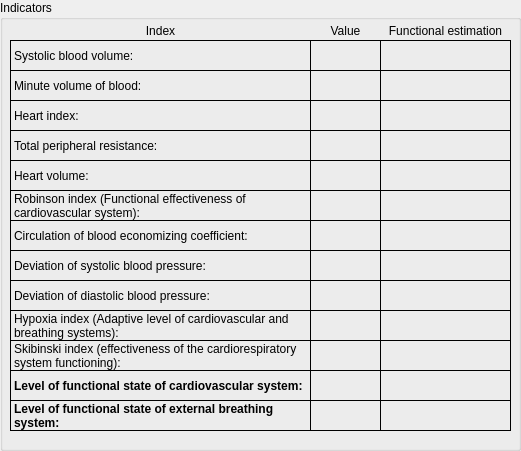
  <widget class="QGroupBox" name="groupBox_5">
   <property name="geometry">
    <rect>
     <x>280</x>
     <y>150</y>
     <width>521</width>
     <height>451</height>
    </rect>
   </property>
   <property name="title">
    <string>Indicators</string>
   </property>
   <widget class="QWidget" name="horizontalLayoutWidget_25">
    <property name="geometry">
     <rect>
      <x>10</x>
      <y>20</y>
      <width>301</width>
      <height>21</height>
     </rect>
    </property>
    <layout class="QHBoxLayout" name="horizontalLayout_25">
     <item>
      <widget class="QLabel" name="label_13">
       <property name="text">
        <string>Index</string>
       </property>
       <property name="alignment">
        <set>Qt::AlignCenter</set>
       </property>
      </widget>
     </item>
    </layout>
   </widget>
   <widget class="QWidget" name="horizontalLayoutWidget_26">
    <property name="geometry">
     <rect>
      <x>380</x>
      <y>20</y>
      <width>131</width>
      <height>21</height>
     </rect>
    </property>
    <layout class="QHBoxLayout" name="horizontalLayout_26">
     <item>
      <widget class="QLabel" name="label_14">
       <property name="text">
        <string>Functional estimation</string>
       </property>
       <property name="alignment">
        <set>Qt::AlignCenter</set>
       </property>
      </widget>
     </item>
    </layout>
   </widget>
   <widget class="QWidget" name="horizontalLayoutWidget_27">
    <property name="geometry">
     <rect>
      <x>310</x>
      <y>20</y>
      <width>71</width>
      <height>21</height>
     </rect>
    </property>
    <layout class="QHBoxLayout" name="horizontalLayout_27">
     <item>
      <widget class="QLabel" name="label_15">
       <property name="text">
        <string>Value</string>
       </property>
       <property name="alignment">
        <set>Qt::AlignCenter</set>
       </property>
      </widget>
     </item>
    </layout>
   </widget>
   <widget class="QWidget" name="horizontalLayoutWidget_28">
    <property name="geometry">
     <rect>
      <x>10</x>
      <y>40</y>
      <width>301</width>
      <height>31</height>
     </rect>
    </property>
    <layout class="QHBoxLayout" name="horizontalLayout_28">
     <item>
      <widget class="QLabel" name="label_16">
       <property name="frameShape">
        <enum>QFrame::Box</enum>
       </property>
       <property name="text">
        <string>Systolic blood volume:</string>
       </property>
       <property name="alignment">
        <set>Qt::AlignLeading|Qt::AlignLeft|Qt::AlignVCenter</set>
       </property>
       <property name="wordWrap">
        <bool>true</bool>
       </property>
      </widget>
     </item>
    </layout>
   </widget>
   <widget class="QWidget" name="horizontalLayoutWidget_29">
    <property name="geometry">
     <rect>
      <x>10</x>
      <y>70</y>
      <width>301</width>
      <height>31</height>
     </rect>
    </property>
    <layout class="QHBoxLayout" name="horizontalLayout_29">
     <item>
      <widget class="QLabel" name="label_17">
       <property name="frameShape">
        <enum>QFrame::Box</enum>
       </property>
       <property name="text">
        <string>Minute volume of blood:</string>
       </property>
       <property name="alignment">
        <set>Qt::AlignLeading|Qt::AlignLeft|Qt::AlignVCenter</set>
       </property>
       <property name="wordWrap">
        <bool>true</bool>
       </property>
      </widget>
     </item>
    </layout>
   </widget>
   <widget class="QWidget" name="horizontalLayoutWidget_31">
    <property name="geometry">
     <rect>
      <x>10</x>
      <y>100</y>
      <width>301</width>
      <height>31</height>
     </rect>
    </property>
    <layout class="QHBoxLayout" name="horizontalLayout_30">
     <item>
      <widget class="QLabel" name="label_18">
       <property name="frameShape">
        <enum>QFrame::Box</enum>
       </property>
       <property name="text">
        <string>Heart index:</string>
       </property>
       <property name="alignment">
        <set>Qt::AlignLeading|Qt::AlignLeft|Qt::AlignVCenter</set>
       </property>
       <property name="wordWrap">
        <bool>true</bool>
       </property>
      </widget>
     </item>
    </layout>
   </widget>
   <widget class="QWidget" name="horizontalLayoutWidget_32">
    <property name="geometry">
     <rect>
      <x>10</x>
      <y>130</y>
      <width>301</width>
      <height>31</height>
     </rect>
    </property>
    <layout class="QHBoxLayout" name="horizontalLayout_31">
     <item>
      <widget class="QLabel" name="label_19">
       <property name="frameShape">
        <enum>QFrame::Box</enum>
       </property>
       <property name="text">
        <string>Total peripheral resistance:</string>
       </property>
       <property name="alignment">
        <set>Qt::AlignLeading|Qt::AlignLeft|Qt::AlignVCenter</set>
       </property>
       <property name="wordWrap">
        <bool>true</bool>
       </property>
      </widget>
     </item>
    </layout>
   </widget>
   <widget class="QWidget" name="horizontalLayoutWidget_33">
    <property name="geometry">
     <rect>
      <x>10</x>
      <y>160</y>
      <width>301</width>
      <height>31</height>
     </rect>
    </property>
    <layout class="QHBoxLayout" name="horizontalLayout_33">
     <item>
      <widget class="QLabel" name="label_20">
       <property name="frameShape">
        <enum>QFrame::Box</enum>
       </property>
       <property name="text">
        <string>Heart volume:</string>
       </property>
       <property name="alignment">
        <set>Qt::AlignLeading|Qt::AlignLeft|Qt::AlignVCenter</set>
       </property>
       <property name="wordWrap">
        <bool>true</bool>
       </property>
      </widget>
     </item>
    </layout>
   </widget>
   <widget class="QWidget" name="horizontalLayoutWidget_37">
    <property name="geometry">
     <rect>
      <x>10</x>
      <y>190</y>
      <width>301</width>
      <height>31</height>
     </rect>
    </property>
    <layout class="QHBoxLayout" name="horizontalLayout_34">
     <item>
      <widget class="QLabel" name="label_21">
       <property name="frameShape">
        <enum>QFrame::Box</enum>
       </property>
       <property name="text">
        <string>Robinson index (Functional effectiveness of cardiovascular system):</string>
       </property>
       <property name="alignment">
        <set>Qt::AlignLeading|Qt::AlignLeft|Qt::AlignVCenter</set>
       </property>
       <property name="wordWrap">
        <bool>true</bool>
       </property>
      </widget>
     </item>
    </layout>
   </widget>
   <widget class="QWidget" name="horizontalLayoutWidget_38">
    <property name="geometry">
     <rect>
      <x>10</x>
      <y>220</y>
      <width>301</width>
      <height>31</height>
     </rect>
    </property>
    <layout class="QHBoxLayout" name="horizontalLayout_35">
     <item>
      <widget class="QLabel" name="label_22">
       <property name="frameShape">
        <enum>QFrame::Box</enum>
       </property>
       <property name="text">
        <string>Circulation of blood economizing coefficient:</string>
       </property>
       <property name="alignment">
        <set>Qt::AlignLeading|Qt::AlignLeft|Qt::AlignVCenter</set>
       </property>
       <property name="wordWrap">
        <bool>true</bool>
       </property>
      </widget>
     </item>
    </layout>
   </widget>
   <widget class="QWidget" name="horizontalLayoutWidget_39">
    <property name="geometry">
     <rect>
      <x>10</x>
      <y>250</y>
      <width>301</width>
      <height>31</height>
     </rect>
    </property>
    <layout class="QHBoxLayout" name="horizontalLayout_39">
     <item>
      <widget class="QLabel" name="label_23">
       <property name="frameShape">
        <enum>QFrame::Box</enum>
       </property>
       <property name="text">
        <string>Deviation of systolic blood pressure:</string>
       </property>
       <property name="alignment">
        <set>Qt::AlignLeading|Qt::AlignLeft|Qt::AlignVCenter</set>
       </property>
       <property name="wordWrap">
        <bool>true</bool>
       </property>
      </widget>
     </item>
    </layout>
   </widget>
   <widget class="QWidget" name="horizontalLayoutWidget_40">
    <property name="geometry">
     <rect>
      <x>10</x>
      <y>280</y>
      <width>301</width>
      <height>31</height>
     </rect>
    </property>
    <layout class="QHBoxLayout" name="horizontalLayout_40">
     <item>
      <widget class="QLabel" name="label_24">
       <property name="frameShape">
        <enum>QFrame::Box</enum>
       </property>
       <property name="text">
        <string>Deviation of diastolic blood pressure:</string>
       </property>
       <property name="alignment">
        <set>Qt::AlignLeading|Qt::AlignLeft|Qt::AlignVCenter</set>
       </property>
       <property name="wordWrap">
        <bool>true</bool>
       </property>
      </widget>
     </item>
    </layout>
   </widget>
   <widget class="QWidget" name="horizontalLayoutWidget_42">
    <property name="geometry">
     <rect>
      <x>10</x>
      <y>310</y>
      <width>301</width>
      <height>31</height>
     </rect>
    </property>
    <layout class="QHBoxLayout" name="horizontalLayout_41">
     <item>
      <widget class="QLabel" name="label_25">
       <property name="frameShape">
        <enum>QFrame::Box</enum>
       </property>
       <property name="text">
        <string>Hypoxia index (Adaptive level of cardiovascular and breathing systems):</string>
       </property>
       <property name="alignment">
        <set>Qt::AlignLeading|Qt::AlignLeft|Qt::AlignVCenter</set>
       </property>
       <property name="wordWrap">
        <bool>true</bool>
       </property>
      </widget>
     </item>
    </layout>
   </widget>
   <widget class="QWidget" name="horizontalLayoutWidget_43">
    <property name="geometry">
     <rect>
      <x>10</x>
      <y>340</y>
      <width>301</width>
      <height>31</height>
     </rect>
    </property>
    <layout class="QHBoxLayout" name="horizontalLayout_42">
     <item>
      <widget class="QLabel" name="label_26">
       <property name="frameShape">
        <enum>QFrame::Box</enum>
       </property>
       <property name="text">
        <string>Skibinski index (effectiveness of the cardiorespiratory system functioning):</string>
       </property>
       <property name="alignment">
        <set>Qt::AlignLeading|Qt::AlignLeft|Qt::AlignVCenter</set>
       </property>
       <property name="wordWrap">
        <bool>true</bool>
       </property>
      </widget>
     </item>
    </layout>
   </widget>
   <widget class="QWidget" name="horizontalLayoutWidget_44">
    <property name="geometry">
     <rect>
      <x>10</x>
      <y>370</y>
      <width>301</width>
      <height>31</height>
     </rect>
    </property>
    <layout class="QHBoxLayout" name="horizontalLayout_44">
     <item>
      <widget class="QLabel" name="label_27">
       <property name="font">
        <font>
         <weight>75</weight>
         <bold>true</bold>
        </font>
       </property>
       <property name="frameShape">
        <enum>QFrame::Box</enum>
       </property>
       <property name="text">
        <string>Level of functional state of cardiovascular system:</string>
       </property>
       <property name="alignment">
        <set>Qt::AlignLeading|Qt::AlignLeft|Qt::AlignVCenter</set>
       </property>
       <property name="wordWrap">
        <bool>true</bool>
       </property>
      </widget>
     </item>
    </layout>
   </widget>
   <widget class="QWidget" name="horizontalLayoutWidget_45">
    <property name="geometry">
     <rect>
      <x>10</x>
      <y>400</y>
      <width>301</width>
      <height>31</height>
     </rect>
    </property>
    <layout class="QHBoxLayout" name="horizontalLayout_45">
     <item>
      <widget class="QLabel" name="label_28">
       <property name="font">
        <font>
         <weight>75</weight>
         <bold>true</bold>
        </font>
       </property>
       <property name="frameShape">
        <enum>QFrame::Box</enum>
       </property>
       <property name="text">
        <string>Level of functional state of external breathing system:</string>
       </property>
       <property name="alignment">
        <set>Qt::AlignLeading|Qt::AlignLeft|Qt::AlignVCenter</set>
       </property>
       <property name="wordWrap">
        <bool>true</bool>
       </property>
      </widget>
     </item>
    </layout>
   </widget>
   <widget class="QWidget" name="horizontalLayoutWidget_46">
    <property name="geometry">
     <rect>
      <x>310</x>
      <y>40</y>
      <width>71</width>
      <height>31</height>
     </rect>
    </property>
    <layout class="QHBoxLayout" name="horizontalLayout_46">
     <item>
      <widget class="QLabel" name="labelV1">
       <property name="frameShape">
        <enum>QFrame::Box</enum>
       </property>
       <property name="text">
        <string/>
       </property>
       <property name="alignment">
        <set>Qt::AlignCenter</set>
       </property>
      </widget>
     </item>
    </layout>
   </widget>
   <widget class="QWidget" name="horizontalLayoutWidget_47">
    <property name="geometry">
     <rect>
      <x>380</x>
      <y>40</y>
      <width>131</width>
      <height>31</height>
     </rect>
    </property>
    <layout class="QHBoxLayout" name="horizontalLayout_47">
     <item>
      <widget class="QLabel" name="labelT1">
       <property name="frameShape">
        <enum>QFrame::Box</enum>
       </property>
       <property name="text">
        <string/>
       </property>
       <property name="alignment">
        <set>Qt::AlignCenter</set>
       </property>
       <property name="wordWrap">
        <bool>true</bool>
       </property>
      </widget>
     </item>
    </layout>
   </widget>
   <widget class="QWidget" name="horizontalLayoutWidget_48">
    <property name="geometry">
     <rect>
      <x>380</x>
      <y>70</y>
      <width>131</width>
      <height>31</height>
     </rect>
    </property>
    <layout class="QHBoxLayout" name="horizontalLayout_48">
     <item>
      <widget class="QLabel" name="labelT2">
       <property name="frameShape">
        <enum>QFrame::Box</enum>
       </property>
       <property name="text">
        <string/>
       </property>
       <property name="alignment">
        <set>Qt::AlignCenter</set>
       </property>
       <property name="wordWrap">
        <bool>true</bool>
       </property>
      </widget>
     </item>
    </layout>
   </widget>
   <widget class="QWidget" name="horizontalLayoutWidget_49">
    <property name="geometry">
     <rect>
      <x>310</x>
      <y>70</y>
      <width>71</width>
      <height>31</height>
     </rect>
    </property>
    <layout class="QHBoxLayout" name="horizontalLayout_49">
     <item>
      <widget class="QLabel" name="labelV2">
       <property name="frameShape">
        <enum>QFrame::Box</enum>
       </property>
       <property name="text">
        <string/>
       </property>
       <property name="alignment">
        <set>Qt::AlignCenter</set>
       </property>
      </widget>
     </item>
    </layout>
   </widget>
   <widget class="QWidget" name="horizontalLayoutWidget_50">
    <property name="geometry">
     <rect>
      <x>380</x>
      <y>100</y>
      <width>131</width>
      <height>31</height>
     </rect>
    </property>
    <layout class="QHBoxLayout" name="horizontalLayout_50">
     <item>
      <widget class="QLabel" name="labelT3">
       <property name="frameShape">
        <enum>QFrame::Box</enum>
       </property>
       <property name="text">
        <string/>
       </property>
       <property name="alignment">
        <set>Qt::AlignCenter</set>
       </property>
       <property name="wordWrap">
        <bool>true</bool>
       </property>
      </widget>
     </item>
    </layout>
   </widget>
   <widget class="QWidget" name="horizontalLayoutWidget_51">
    <property name="geometry">
     <rect>
      <x>310</x>
      <y>100</y>
      <width>71</width>
      <height>31</height>
     </rect>
    </property>
    <layout class="QHBoxLayout" name="horizontalLayout_51">
     <item>
      <widget class="QLabel" name="labelV3">
       <property name="frameShape">
        <enum>QFrame::Box</enum>
       </property>
       <property name="text">
        <string/>
       </property>
       <property name="alignment">
        <set>Qt::AlignCenter</set>
       </property>
      </widget>
     </item>
    </layout>
   </widget>
   <widget class="QWidget" name="horizontalLayoutWidget_52">
    <property name="geometry">
     <rect>
      <x>380</x>
      <y>130</y>
      <width>131</width>
      <height>31</height>
     </rect>
    </property>
    <layout class="QHBoxLayout" name="horizontalLayout_52">
     <item>
      <widget class="QLabel" name="labelT4">
       <property name="frameShape">
        <enum>QFrame::Box</enum>
       </property>
       <property name="text">
        <string/>
       </property>
       <property name="alignment">
        <set>Qt::AlignCenter</set>
       </property>
       <property name="wordWrap">
        <bool>true</bool>
       </property>
      </widget>
     </item>
    </layout>
   </widget>
   <widget class="QWidget" name="horizontalLayoutWidget_53">
    <property name="geometry">
     <rect>
      <x>310</x>
      <y>130</y>
      <width>71</width>
      <height>31</height>
     </rect>
    </property>
    <layout class="QHBoxLayout" name="horizontalLayout_53">
     <item>
      <widget class="QLabel" name="labelV4">
       <property name="frameShape">
        <enum>QFrame::Box</enum>
       </property>
       <property name="text">
        <string/>
       </property>
       <property name="alignment">
        <set>Qt::AlignCenter</set>
       </property>
      </widget>
     </item>
    </layout>
   </widget>
   <widget class="QWidget" name="horizontalLayoutWidget_54">
    <property name="geometry">
     <rect>
      <x>380</x>
      <y>160</y>
      <width>131</width>
      <height>31</height>
     </rect>
    </property>
    <layout class="QHBoxLayout" name="horizontalLayout_54">
     <item>
      <widget class="QLabel" name="labelT5">
       <property name="frameShape">
        <enum>QFrame::Box</enum>
       </property>
       <property name="text">
        <string/>
       </property>
       <property name="alignment">
        <set>Qt::AlignCenter</set>
       </property>
       <property name="wordWrap">
        <bool>true</bool>
       </property>
      </widget>
     </item>
    </layout>
   </widget>
   <widget class="QWidget" name="horizontalLayoutWidget_55">
    <property name="geometry">
     <rect>
      <x>310</x>
      <y>160</y>
      <width>71</width>
      <height>31</height>
     </rect>
    </property>
    <layout class="QHBoxLayout" name="horizontalLayout_55">
     <item>
      <widget class="QLabel" name="labelV5">
       <property name="frameShape">
        <enum>QFrame::Box</enum>
       </property>
       <property name="text">
        <string/>
       </property>
       <property name="alignment">
        <set>Qt::AlignCenter</set>
       </property>
      </widget>
     </item>
    </layout>
   </widget>
   <widget class="QWidget" name="horizontalLayoutWidget_56">
    <property name="geometry">
     <rect>
      <x>380</x>
      <y>190</y>
      <width>131</width>
      <height>31</height>
     </rect>
    </property>
    <layout class="QHBoxLayout" name="horizontalLayout_56">
     <item>
      <widget class="QLabel" name="labelT6">
       <property name="frameShape">
        <enum>QFrame::Box</enum>
       </property>
       <property name="text">
        <string/>
       </property>
       <property name="alignment">
        <set>Qt::AlignCenter</set>
       </property>
       <property name="wordWrap">
        <bool>true</bool>
       </property>
      </widget>
     </item>
    </layout>
   </widget>
   <widget class="QWidget" name="horizontalLayoutWidget_57">
    <property name="geometry">
     <rect>
      <x>310</x>
      <y>190</y>
      <width>71</width>
      <height>31</height>
     </rect>
    </property>
    <layout class="QHBoxLayout" name="horizontalLayout_57">
     <item>
      <widget class="QLabel" name="labelV6">
       <property name="frameShape">
        <enum>QFrame::Box</enum>
       </property>
       <property name="text">
        <string/>
       </property>
       <property name="alignment">
        <set>Qt::AlignCenter</set>
       </property>
      </widget>
     </item>
    </layout>
   </widget>
   <widget class="QWidget" name="horizontalLayoutWidget_58">
    <property name="geometry">
     <rect>
      <x>380</x>
      <y>220</y>
      <width>131</width>
      <height>31</height>
     </rect>
    </property>
    <layout class="QHBoxLayout" name="horizontalLayout_58">
     <item>
      <widget class="QLabel" name="labelT7">
       <property name="frameShape">
        <enum>QFrame::Box</enum>
       </property>
       <property name="text">
        <string/>
       </property>
       <property name="alignment">
        <set>Qt::AlignCenter</set>
       </property>
       <property name="wordWrap">
        <bool>true</bool>
       </property>
      </widget>
     </item>
    </layout>
   </widget>
   <widget class="QWidget" name="horizontalLayoutWidget_59">
    <property name="geometry">
     <rect>
      <x>310</x>
      <y>220</y>
      <width>71</width>
      <height>31</height>
     </rect>
    </property>
    <layout class="QHBoxLayout" name="horizontalLayout_59">
     <item>
      <widget class="QLabel" name="labelV7">
       <property name="frameShape">
        <enum>QFrame::Box</enum>
       </property>
       <property name="text">
        <string/>
       </property>
       <property name="alignment">
        <set>Qt::AlignCenter</set>
       </property>
      </widget>
     </item>
    </layout>
   </widget>
   <widget class="QWidget" name="horizontalLayoutWidget_60">
    <property name="geometry">
     <rect>
      <x>380</x>
      <y>250</y>
      <width>131</width>
      <height>31</height>
     </rect>
    </property>
    <layout class="QHBoxLayout" name="horizontalLayout_60">
     <item>
      <widget class="QLabel" name="labelT8">
       <property name="frameShape">
        <enum>QFrame::Box</enum>
       </property>
       <property name="text">
        <string/>
       </property>
       <property name="alignment">
        <set>Qt::AlignCenter</set>
       </property>
       <property name="wordWrap">
        <bool>true</bool>
       </property>
      </widget>
     </item>
    </layout>
   </widget>
   <widget class="QWidget" name="horizontalLayoutWidget_61">
    <property name="geometry">
     <rect>
      <x>310</x>
      <y>250</y>
      <width>71</width>
      <height>31</height>
     </rect>
    </property>
    <layout class="QHBoxLayout" name="horizontalLayout_61">
     <item>
      <widget class="QLabel" name="labelV8">
       <property name="frameShape">
        <enum>QFrame::Box</enum>
       </property>
       <property name="text">
        <string/>
       </property>
       <property name="alignment">
        <set>Qt::AlignCenter</set>
       </property>
      </widget>
     </item>
    </layout>
   </widget>
   <widget class="QWidget" name="horizontalLayoutWidget_62">
    <property name="geometry">
     <rect>
      <x>380</x>
      <y>280</y>
      <width>131</width>
      <height>31</height>
     </rect>
    </property>
    <layout class="QHBoxLayout" name="horizontalLayout_62">
     <item>
      <widget class="QLabel" name="labelT9">
       <property name="frameShape">
        <enum>QFrame::Box</enum>
       </property>
       <property name="text">
        <string/>
       </property>
       <property name="alignment">
        <set>Qt::AlignCenter</set>
       </property>
       <property name="wordWrap">
        <bool>true</bool>
       </property>
      </widget>
     </item>
    </layout>
   </widget>
   <widget class="QWidget" name="horizontalLayoutWidget_63">
    <property name="geometry">
     <rect>
      <x>310</x>
      <y>280</y>
      <width>71</width>
      <height>31</height>
     </rect>
    </property>
    <layout class="QHBoxLayout" name="horizontalLayout_63">
     <item>
      <widget class="QLabel" name="labelV9">
       <property name="frameShape">
        <enum>QFrame::Box</enum>
       </property>
       <property name="text">
        <string/>
       </property>
       <property name="alignment">
        <set>Qt::AlignCenter</set>
       </property>
      </widget>
     </item>
    </layout>
   </widget>
   <widget class="QWidget" name="horizontalLayoutWidget_64">
    <property name="geometry">
     <rect>
      <x>380</x>
      <y>310</y>
      <width>131</width>
      <height>31</height>
     </rect>
    </property>
    <layout class="QHBoxLayout" name="horizontalLayout_64">
     <item>
      <widget class="QLabel" name="labelT10">
       <property name="frameShape">
        <enum>QFrame::Box</enum>
       </property>
       <property name="text">
        <string/>
       </property>
       <property name="alignment">
        <set>Qt::AlignCenter</set>
       </property>
       <property name="wordWrap">
        <bool>true</bool>
       </property>
      </widget>
     </item>
    </layout>
   </widget>
   <widget class="QWidget" name="horizontalLayoutWidget_65">
    <property name="geometry">
     <rect>
      <x>310</x>
      <y>310</y>
      <width>71</width>
      <height>31</height>
     </rect>
    </property>
    <layout class="QHBoxLayout" name="horizontalLayout_65">
     <item>
      <widget class="QLabel" name="labelV10">
       <property name="frameShape">
        <enum>QFrame::Box</enum>
       </property>
       <property name="text">
        <string/>
       </property>
       <property name="alignment">
        <set>Qt::AlignCenter</set>
       </property>
      </widget>
     </item>
    </layout>
   </widget>
   <widget class="QWidget" name="horizontalLayoutWidget_66">
    <property name="geometry">
     <rect>
      <x>380</x>
      <y>340</y>
      <width>131</width>
      <height>31</height>
     </rect>
    </property>
    <layout class="QHBoxLayout" name="horizontalLayout_66">
     <item>
      <widget class="QLabel" name="labelT11">
       <property name="frameShape">
        <enum>QFrame::Box</enum>
       </property>
       <property name="text">
        <string/>
       </property>
       <property name="alignment">
        <set>Qt::AlignCenter</set>
       </property>
       <property name="wordWrap">
        <bool>true</bool>
       </property>
      </widget>
     </item>
    </layout>
   </widget>
   <widget class="QWidget" name="horizontalLayoutWidget_67">
    <property name="geometry">
     <rect>
      <x>310</x>
      <y>340</y>
      <width>71</width>
      <height>31</height>
     </rect>
    </property>
    <layout class="QHBoxLayout" name="horizontalLayout_67">
     <item>
      <widget class="QLabel" name="labelV11">
       <property name="frameShape">
        <enum>QFrame::Box</enum>
       </property>
       <property name="text">
        <string/>
       </property>
       <property name="alignment">
        <set>Qt::AlignCenter</set>
       </property>
      </widget>
     </item>
    </layout>
   </widget>
   <widget class="QWidget" name="horizontalLayoutWidget_68">
    <property name="geometry">
     <rect>
      <x>380</x>
      <y>370</y>
      <width>131</width>
      <height>31</height>
     </rect>
    </property>
    <layout class="QHBoxLayout" name="horizontalLayout_68">
     <item>
      <widget class="QLabel" name="labelT12">
       <property name="font">
        <font>
         <weight>75</weight>
         <bold>true</bold>
        </font>
       </property>
       <property name="frameShape">
        <enum>QFrame::Box</enum>
       </property>
       <property name="text">
        <string/>
       </property>
       <property name="alignment">
        <set>Qt::AlignCenter</set>
       </property>
       <property name="wordWrap">
        <bool>true</bool>
       </property>
      </widget>
     </item>
    </layout>
   </widget>
   <widget class="QWidget" name="horizontalLayoutWidget_69">
    <property name="geometry">
     <rect>
      <x>310</x>
      <y>370</y>
      <width>71</width>
      <height>31</height>
     </rect>
    </property>
    <layout class="QHBoxLayout" name="horizontalLayout_69">
     <item>
      <widget class="QLabel" name="labelV12">
       <property name="font">
        <font>
         <weight>75</weight>
         <bold>true</bold>
        </font>
       </property>
       <property name="frameShape">
        <enum>QFrame::Box</enum>
       </property>
       <property name="text">
        <string/>
       </property>
       <property name="alignment">
        <set>Qt::AlignCenter</set>
       </property>
      </widget>
     </item>
    </layout>
   </widget>
   <widget class="QWidget" name="horizontalLayoutWidget_70">
    <property name="geometry">
     <rect>
      <x>380</x>
      <y>400</y>
      <width>131</width>
      <height>31</height>
     </rect>
    </property>
    <layout class="QHBoxLayout" name="horizontalLayout_70">
     <item>
      <widget class="QLabel" name="labelT13">
       <property name="font">
        <font>
         <weight>75</weight>
         <bold>true</bold>
        </font>
       </property>
       <property name="frameShape">
        <enum>QFrame::Box</enum>
       </property>
       <property name="text">
        <string/>
       </property>
       <property name="alignment">
        <set>Qt::AlignCenter</set>
       </property>
       <property name="wordWrap">
        <bool>true</bool>
       </property>
      </widget>
     </item>
    </layout>
   </widget>
   <widget class="QWidget" name="horizontalLayoutWidget_71">
    <property name="geometry">
     <rect>
      <x>310</x>
      <y>400</y>
      <width>71</width>
      <height>31</height>
     </rect>
    </property>
    <layout class="QHBoxLayout" name="horizontalLayout_71">
     <item>
      <widget class="QLabel" name="labelV13">
       <property name="font">
        <font>
         <weight>75</weight>
         <bold>true</bold>
        </font>
       </property>
       <property name="frameShape">
        <enum>QFrame::Box</enum>
       </property>
       <property name="text">
        <string/>
       </property>
       <property name="alignment">
        <set>Qt::AlignCenter</set>
       </property>
      </widget>
     </item>
    </layout>
   </widget>
  </widget>
